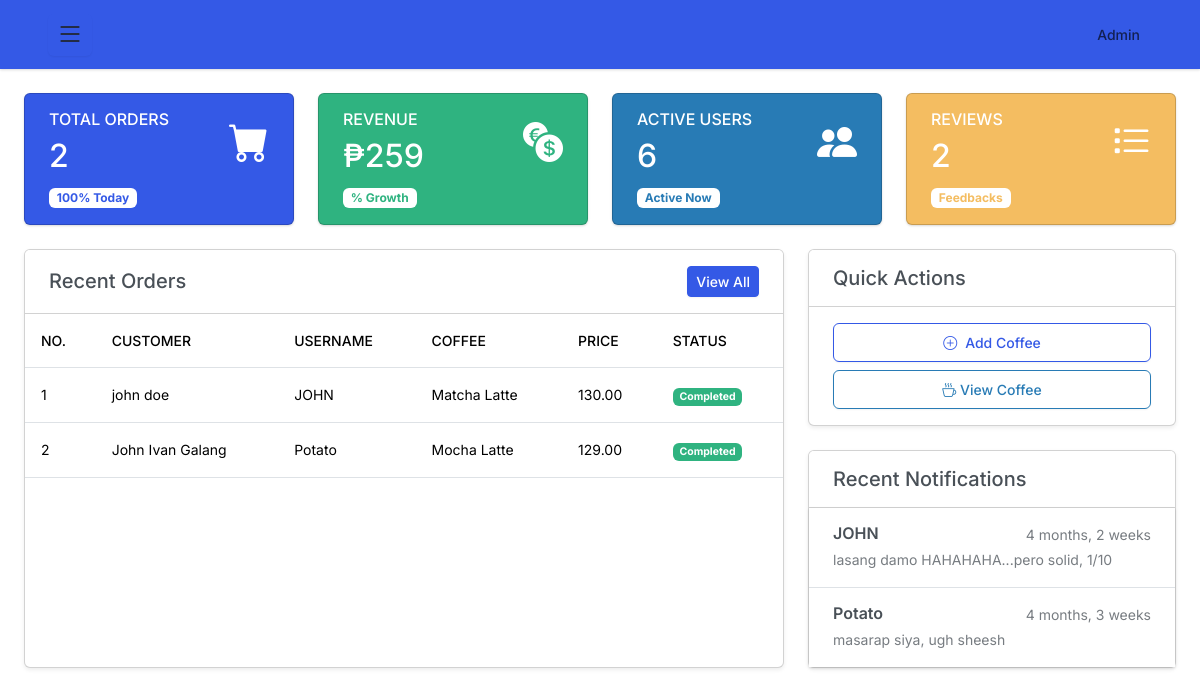
The page /user-admin/admin-dashboard/ (signed in) on the database as committed earlier.
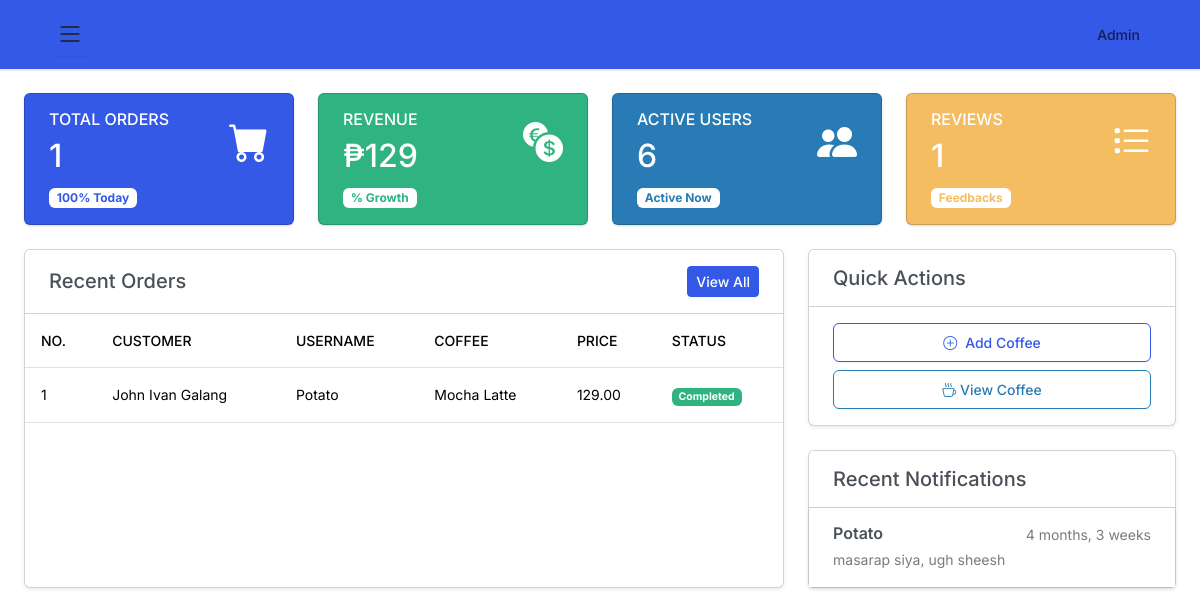
The same page on the database as committed later.
### z_admin/models.py (models this page shows, shortened)
class Order(models.Model): # This is the model for the orders
    coffee = models.ForeignKey(Coffee, on_delete=models.CASCADE, related_name="coffees")
    user = models.ForeignKey('z_user.User_Account', on_delete=models.CASCADE)  # Connect to user account
    quantity = models.IntegerField(default=0)
    order_at = models.DateTimeField(auto_now_add=True)
    class Meta:
        verbose_name = "Order"
        verbose_name_plural = "Orders"
        ordering = ['-order_at']

class Coffee(models.Model): # This is the model for the coffee
    name = models.CharField(max_length=150)
    price = models.DecimalField(max_digits=10, decimal_places=2)
    image = models.ImageField(upload_to=img_path, default="default.jpg", blank=True,)
    created_at = models.DateTimeField(auto_now_add=True)
    class Meta:
        verbose_name = "Coffee"
        verbose_name_plural = "Coffees"
        ordering = ['-created_at']

### z_user/models.py (models this page shows, shortened)
class User_Account(models.Model):
    username = models.CharField(max_length=50)
    first_name = models.CharField(max_length=50, default="default") #
    last_name = models.CharField(max_length=50, default="default") #
    phone_number = models.CharField(max_length=50, default="default") #
    email = models.EmailField(max_length=50)
    password = models.CharField(max_length=50)
    location = models.CharField(max_length=50, default="default") #
    created_at = models.DateTimeField(auto_now_add=True)
    class Meta:
        verbose_name = "User Account"
        verbose_name_plural = "User Accounts"
        ordering = ['-created_at']

class Users_Feedback(models.Model):
    user = models.ForeignKey(User_Account, on_delete=models.CASCADE)
    coffee = models.ForeignKey(Coffee, on_delete=models.CASCADE)
    comment = models.TextField()
    commented_at = models.DateTimeField(auto_now_add=True)
    class Meta:
        verbose_name = "Users Feedback"
        verbose_name_plural = "Users Feedback"
        ordering = ['-commented_at']

### z_admin/views.py (the view)
# urls.py: path('admin-dashboard/', views.admin_dashboard, name='admin-dashboard'), # READ
@login_required(login_url='admin-login')
def admin_dashboard(request):
    active_users = User_Account.objects.all()
    order_of_users = Order.objects.all()
    user_comments = Users_Feedback.objects.all()
    today = timezone.now().date()
    start_of_today = timezone.make_aware(datetime.combine(today, datetime.min.time()))
    yesterday = today - timedelta(days=1)
    start_of_yesterday = timezone.make_aware(datetime.combine(yesterday, datetime.min.time()))
    total_orders_today = Order.objects.filter(order_at__gte=start_of_today).count()
    total_orders_yesterday = Order.objects.filter(order_at__gte=start_of_yesterday, order_at__lt=start_of_today).count()
    if total_orders_yesterday > 0:
        percentage_change = ((total_orders_today - total_orders_yesterday) / total_orders_yesterday) * 100
    else:
        percentage_change = 100
    total_price = Order.objects.aggregate(total=Sum('coffee__price'))['total'] or 0
    context = {
        'active_users_count': active_users.count(),
        'total_orders_count': order_of_users.count(),
        "percentage_change": round(percentage_change, 2),
        "orders": order_of_users[:7], # Responsible for fetching in order table
        "total": total_price,
        "num_comments": user_comments.count(),
        "user_comments": user_comments[:3],
    }
    return render(request, 'temp_admin/admin-dashboard.html', context)

### templates/temp_admin/admin-dashboard.html (shortened to what the changed rows need)
{% extends "temp_admin/base.html" %}
{% block content %}
<div class="container-fluid p-4">
    <div class="row g-4 mb-4">
        <div class="col-md-6 col-xl-3">
            <div class="card bg-primary text-white h-100">
                <div class="card-body">
                    <div class="d-flex justify-content-between align-items-center">
                        <div>
                            <h6 class="text-uppercase mb-2">Total Orders</h6>
                            <h2 class="mb-0">{{ total_orders_count }}</h2>
                        </div>
                    </div>
                </div>
            </div>
        </div>
        <div class="col-md-6 col-xl-3">
            <div class="card bg-success text-white h-100">
                <div class="card-body">
                    <div class="d-flex justify-content-between align-items-center">
                        <div>
                            <h6 class="text-uppercase mb-2">Revenue</h6>
                            <h2 class="mb-0">₱{{ total }}</h2>
                        </div>
                    </div>
                </div>
            </div>
        </div>
        <div class="col-md-6 col-xl-3">
            <div class="card bg-info text-white h-100">
                <div class="card-body">
                    <div class="d-flex justify-content-between align-items-center">
                        <div>
                            <h2 class="mb-0"> {{active_users_count }}</h2>
                        </div>
                    </div>
                </div>
            </div>
        </div>
        <div class="col-md-6 col-xl-3">
            <div class="card bg-warning text-white h-100">
                <div class="card-body">
                    <div class="d-flex justify-content-between align-items-center">
                        <div>
                            <h6 class="text-uppercase mb-2">Reviews</h6>
                            <h2 class="mb-0">{{ num_comments }}</h2>
                        </div>
                    </div>
                </div>
            </div>
        </div>
    </div>
    <div class="row g-4">
        <div class="col-lg-8">
            <div class="card shadow-sm h-100">
                <div class="card-body p-0">
                    <div class="table-responsive">
                        <table class="table table-hover mb-0">
                            <thead class="bg-light">
                                <tr>
                                    <th scope="col">No.</th>
                                    <th scope="col">Customer</th>
                                    <th scope="col">Username</th>
                                    <th scope="col">Coffee</th>
                                    <th scope="col">price</th>
                                    <th scope="col">Status</th>
                                </tr>
                            </thead>
                            <tbody>
                                {% for order in orders %}
                                <tr>
                                    <td>{{ forloop.counter }}</td>
                                    <td>{{ order.user.first_name }} {{ order.user.last_name }}</td>
                                    <td>{{ order.user.username }}</td>
                                    <td>{{ order.coffee.name }}</td>
                                    <td>{{ order.coffee.price }}</td>
                                    <td><span class="badge bg-success">Completed</span></td>
                                </tr>
                                {% endfor %}
                            </tbody>
                        </table>
                    </div>
                </div>
            </div>
        </div>
        <div class="col-lg-4">
            <div class="card shadow-sm">
                <div class="card-body p-0">
                    <div class="list-group list-group-flush">
                        {% for coms in user_comments %}
                        <div class="list-group-item">
                            <div class="d-flex w-100 justify-content-between">
                                <h6 class="mb-1 fw-semibold">{{ coms.user.username }}</h6>
                                <small class="text-muted">{{ coms.commented_at|timesince }}</small>
                            </div>
                            <small class="mb-1 text-muted">{{ coms.comment }}</small>
                        </div>
                        {% endfor %}
                    </div>
                </div>
            </div>
        </div>
    </div>
</div>
<link rel="stylesheet" href="https://cdn.jsdelivr.net/npm/bootstrap-icons@1.11.1/font/bootstrap-icons.css">
{% endblock %}

Rows that differ between the two databases and show on the page:
removed Order: user.first_name "john", user.last_name "doe", user.username "JOHN", coffee.name "Matcha Latte", coffee.price "130.00"
removed Users_Feedback: user.username "JOHN", commented_at "4 months, 2 weeks", comment "lasang damo HAHAHAHA...pero solid, 1/10"
Other text that changed with them:
{{ total_orders_count }}: "2" → "1"
{{ total }}: "259" → "129"
{{ num_comments }}: "2" → "1"
